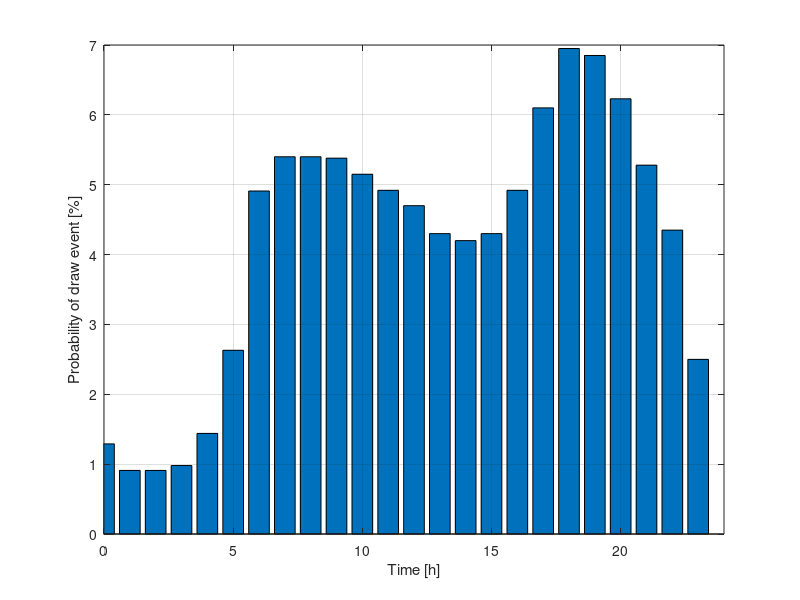

The MATLAB script that drew this image: (Note: this script raises an error after producing the figure.)
%% ========================================================================
%  script Chapter_2_5
%  by Adrian Martinez Gomez
%  February 2015
%
%  Modified: March 2015
%
%  Purpose:
%  Generate Figure 2.1 and 2.2 of the Thesis (probability of draw event and 
%  instance with cumulated sum)
%  ========================================================================
%% 1)
% The probability distribution from Lutz's paper.
prob_dist = [0.0129 0.0091 0.0091 0.0098 0.0144 0.0263 0.0491 0.054...
    0.054 0.0538 0.0515 0.0492 0.047 0.043 0.042 0.043 0.0492 0.061 ...
    0.0695 0.0685 0.0623 0.0528 0.0435 0.025]';

figure; 
bar(0:1:23,prob_dist.*100);
xlim([0,24]);
grid on;
xlabel('Time [h]');
ylabel('Probability of draw event [%]');

%% 2)
% Load the baseline experiment of choice
load(['archived_data/baseline/1000EWH/res/','sim_1000EWHs_runNumber',...
    num2str(3),'.mat'],'Results_comparison');
% matrix of water draws
idx = randi(1000);
yy = Results_comparison.mdotrec(1,:,idx);
% time vector
xx = linspace(0,24,size(yy,2));

figure;
subplot(2,1,1);
plot(xx,yy);
grid on;
xlabel('Time [h]');
ylabel('Flow rate [liters/min]');

subplot(2,1,2);
plot(xx,cumsum(yy));
grid on;
xlabel('Time [h]');
ylabel('Accumulated water flow [liters]');

disp([' => Size of the tank = ',num2str(Params.m(:,:,idx)),' [liters]']);